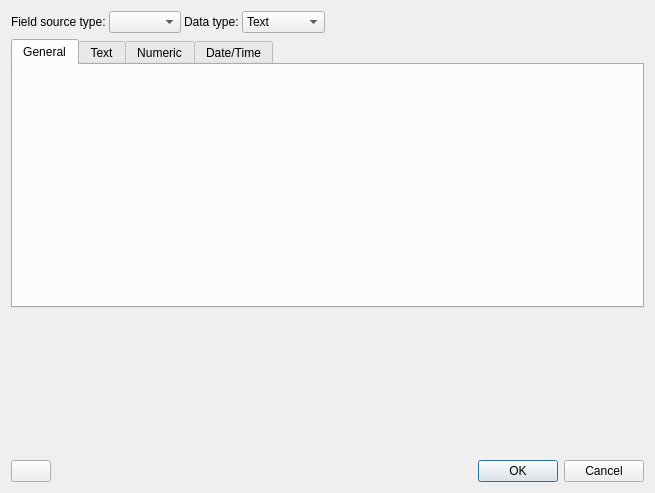
<?xml version="1.0" encoding="UTF-8"?>
<ui version="4.0">
 <class>NCRDFieldPropDialogUI</class>
 <widget class="QDialog" name="NCRDFieldPropDialogUI">
  <property name="geometry">
   <rect>
    <x>0</x>
    <y>0</y>
    <width>655</width>
    <height>493</height>
   </rect>
  </property>
  <property name="windowTitle">
   <string>Field properties</string>
  </property>
  <layout class="QVBoxLayout" name="formLayout" stretch="1,5,0,1,1">
   <item>
    <layout class="QHBoxLayout" name="horizontalLayout">
     <property name="spacing">
      <number>3</number>
     </property>
     <item>
      <widget class="QLabel" name="label">
       <property name="text">
        <string>Field source type:</string>
       </property>
      </widget>
     </item>
     <item>
      <widget class="NCRDItemSourceTypeCombo" name="comboSourceType"/>
     </item>
     <item>
      <widget class="QLabel" name="label_4">
       <property name="text">
        <string>Data type:</string>
       </property>
      </widget>
     </item>
     <item>
      <widget class="QComboBox" name="comboDataType">
       <item>
        <property name="text">
         <string>Text</string>
        </property>
       </item>
       <item>
        <property name="text">
         <string>Numeric</string>
        </property>
       </item>
       <item>
        <property name="text">
         <string>Date</string>
        </property>
       </item>
       <item>
        <property name="text">
         <string>DateTime</string>
        </property>
       </item>
       <item>
        <property name="text">
         <string>Boolean</string>
        </property>
       </item>
      </widget>
     </item>
     <item>
      <spacer name="horizontalSpacer">
       <property name="orientation">
        <enum>Qt::Horizontal</enum>
       </property>
       <property name="sizeHint" stdset="0">
        <size>
         <width>40</width>
         <height>20</height>
        </size>
       </property>
      </spacer>
     </item>
    </layout>
   </item>
   <item>
    <widget class="QTabWidget" name="tabWidgetOptions">
     <property name="currentIndex">
      <number>0</number>
     </property>
     <widget class="NCRDLabelOptWidget" name="tabGeneral">
      <attribute name="title">
       <string>General</string>
      </attribute>
     </widget>
     <widget class="NCRDSpecTextOptWidget" name="tabSpecial">
      <attribute name="title">
       <string>Text</string>
      </attribute>
     </widget>
     <widget class="QWidget" name="tabNum">
      <attribute name="title">
       <string>Numeric</string>
      </attribute>
      <layout class="QGridLayout" name="gridLayout">
       <property name="leftMargin">
        <number>6</number>
       </property>
       <property name="topMargin">
        <number>6</number>
       </property>
       <property name="rightMargin">
        <number>6</number>
       </property>
       <property name="bottomMargin">
        <number>6</number>
       </property>
       <property name="horizontalSpacing">
        <number>6</number>
       </property>
       <property name="verticalSpacing">
        <number>3</number>
       </property>
       <item row="0" column="0">
        <widget class="QCheckBox" name="cbFormating">
         <property name="text">
          <string>Number formating</string>
         </property>
        </widget>
       </item>
       <item row="0" column="1">
        <widget class="QLabel" name="label_7">
         <property name="text">
          <string>Decimal precision:</string>
         </property>
        </widget>
       </item>
       <item row="0" column="2">
        <widget class="QSpinBox" name="spinDecimals">
         <property name="sizePolicy">
          <sizepolicy hsizetype="Maximum" vsizetype="Fixed">
           <horstretch>0</horstretch>
           <verstretch>0</verstretch>
          </sizepolicy>
         </property>
         <property name="maximum">
          <number>12</number>
         </property>
        </widget>
       </item>
       <item row="0" column="3">
        <spacer name="spNu">
         <property name="orientation">
          <enum>Qt::Horizontal</enum>
         </property>
         <property name="sizeType">
          <enum>QSizePolicy::Expanding</enum>
         </property>
         <property name="sizeHint" stdset="0">
          <size>
           <width>68</width>
           <height>13</height>
          </size>
         </property>
        </spacer>
       </item>
       <item row="1" column="0">
        <widget class="QCheckBox" name="cbLocalize">
         <property name="text">
          <string>Use localized settings</string>
         </property>
        </widget>
       </item>
       <item row="1" column="1">
        <widget class="QLabel" name="label_8">
         <property name="text">
          <string>Field width:</string>
         </property>
        </widget>
       </item>
       <item row="1" column="2">
        <widget class="QSpinBox" name="spinFWidth">
         <property name="sizePolicy">
          <sizepolicy hsizetype="Maximum" vsizetype="Fixed">
           <horstretch>0</horstretch>
           <verstretch>0</verstretch>
          </sizepolicy>
         </property>
         <property name="maximum">
          <number>999</number>
         </property>
        </widget>
       </item>
       <item row="2" column="0">
        <widget class="QCheckBox" name="cbBlankIfZero">
         <property name="text">
          <string>Blank if value equals zero</string>
         </property>
        </widget>
       </item>
       <item row="2" column="1">
        <widget class="QLabel" name="label_9">
         <property name="text">
          <string>Format character:</string>
         </property>
        </widget>
       </item>
       <item row="2" column="2">
        <widget class="QLineEdit" name="formatChar">
         <property name="maxLength">
          <number>1</number>
         </property>
        </widget>
       </item>
       <item row="3" column="1">
        <widget class="QLabel" name="label_10">
         <property name="text">
          <string>Fill character:</string>
         </property>
        </widget>
       </item>
       <item row="3" column="2">
        <widget class="QLineEdit" name="fillChar">
         <property name="maxLength">
          <number>1</number>
         </property>
        </widget>
       </item>
       <item row="4" column="0">
        <spacer name="spNu2">
         <property name="orientation">
          <enum>Qt::Vertical</enum>
         </property>
         <property name="sizeHint" stdset="0">
          <size>
           <width>20</width>
           <height>40</height>
          </size>
         </property>
        </spacer>
       </item>
      </layout>
     </widget>
     <widget class="QWidget" name="tabDate">
      <attribute name="title">
       <string>Date/Time</string>
      </attribute>
      <layout class="QGridLayout" name="gridLayout_2">
       <property name="leftMargin">
        <number>6</number>
       </property>
       <property name="topMargin">
        <number>6</number>
       </property>
       <property name="rightMargin">
        <number>6</number>
       </property>
       <property name="bottomMargin">
        <number>6</number>
       </property>
       <property name="horizontalSpacing">
        <number>6</number>
       </property>
       <property name="verticalSpacing">
        <number>3</number>
       </property>
       <item row="0" column="0">
        <widget class="QLabel" name="label_12">
         <property name="text">
          <string>Date / DateTime format:</string>
         </property>
        </widget>
       </item>
       <item row="0" column="1">
        <widget class="QLineEdit" name="dateFormat"/>
       </item>
       <item row="1" column="0">
        <spacer name="spDT">
         <property name="orientation">
          <enum>Qt::Vertical</enum>
         </property>
         <property name="sizeHint" stdset="0">
          <size>
           <width>20</width>
           <height>40</height>
          </size>
         </property>
        </spacer>
       </item>
      </layout>
     </widget>
    </widget>
   </item>
   <item>
    <widget class="NCRDBorderPanel" name="borderPanel" native="true">
     <property name="minimumSize">
      <size>
       <width>0</width>
       <height>80</height>
      </size>
     </property>
    </widget>
   </item>
   <item>
    <widget class="NCRDPrintWhenPanel" name="printWhenPanel" native="true"/>
   </item>
   <item>
    <layout class="QHBoxLayout" name="layBtn">
     <item>
      <widget class="NCRDCondFormatButton" name="btnCondFormat"/>
     </item>
     <item>
      <spacer name="horizontalSpacer_2">
       <property name="orientation">
        <enum>Qt::Horizontal</enum>
       </property>
       <property name="sizeHint" stdset="0">
        <size>
         <width>40</width>
         <height>20</height>
        </size>
       </property>
      </spacer>
     </item>
     <item>
      <widget class="QDialogButtonBox" name="buttonBox">
       <property name="orientation">
        <enum>Qt::Horizontal</enum>
       </property>
       <property name="standardButtons">
        <set>QDialogButtonBox::Cancel|QDialogButtonBox::Ok</set>
       </property>
      </widget>
     </item>
    </layout>
   </item>
  </layout>
 </widget>
 <customwidgets>
  <customwidget>
   <class>NCRDPrintWhenPanel</class>
   <extends>QWidget</extends>
   <header>ncrdprintwhenpanel.h</header>
   <container>1</container>
  </customwidget>
  <customwidget>
   <class>NCRDLabelOptWidget</class>
   <extends>QWidget</extends>
   <header>ncrdlabeloptwidget.h</header>
   <container>1</container>
  </customwidget>
  <customwidget>
   <class>NCRDSpecTextOptWidget</class>
   <extends>QWidget</extends>
   <header>ncrdspectextoptwidget.h</header>
   <container>1</container>
  </customwidget>
  <customwidget>
   <class>NCRDCondFormatButton</class>
   <extends>QPushButton</extends>
   <header>ncrdcondformatbutton.h</header>
  </customwidget>
  <customwidget>
   <class>NCRDItemSourceTypeCombo</class>
   <extends>QComboBox</extends>
   <header>ncrditemsourcetypecombo.h</header>
  </customwidget>
  <customwidget>
   <class>NCRDBorderPanel</class>
   <extends>QWidget</extends>
   <header>ncrdborderpanel.h</header>
   <container>1</container>
  </customwidget>
 </customwidgets>
 <tabstops>
  <tabstop>comboSourceType</tabstop>
  <tabstop>comboDataType</tabstop>
  <tabstop>tabWidgetOptions</tabstop>
  <tabstop>btnCondFormat</tabstop>
  <tabstop>buttonBox</tabstop>
  <tabstop>spinDecimals</tabstop>
  <tabstop>spinFWidth</tabstop>
  <tabstop>formatChar</tabstop>
  <tabstop>fillChar</tabstop>
  <tabstop>dateFormat</tabstop>
  <tabstop>cbBlankIfZero</tabstop>
  <tabstop>cbLocalize</tabstop>
  <tabstop>cbFormating</tabstop>
 </tabstops>
 <resources/>
 <connections>
  <connection>
   <sender>buttonBox</sender>
   <signal>accepted()</signal>
   <receiver>NCRDFieldPropDialogUI</receiver>
   <slot>accept()</slot>
   <hints>
    <hint type="sourcelabel">
     <x>525</x>
     <y>423</y>
    </hint>
    <hint type="destinationlabel">
     <x>157</x>
     <y>274</y>
    </hint>
   </hints>
  </connection>
  <connection>
   <sender>buttonBox</sender>
   <signal>rejected()</signal>
   <receiver>NCRDFieldPropDialogUI</receiver>
   <slot>reject()</slot>
   <hints>
    <hint type="sourcelabel">
     <x>525</x>
     <y>423</y>
    </hint>
    <hint type="destinationlabel">
     <x>286</x>
     <y>274</y>
    </hint>
   </hints>
  </connection>
 </connections>
</ui>
